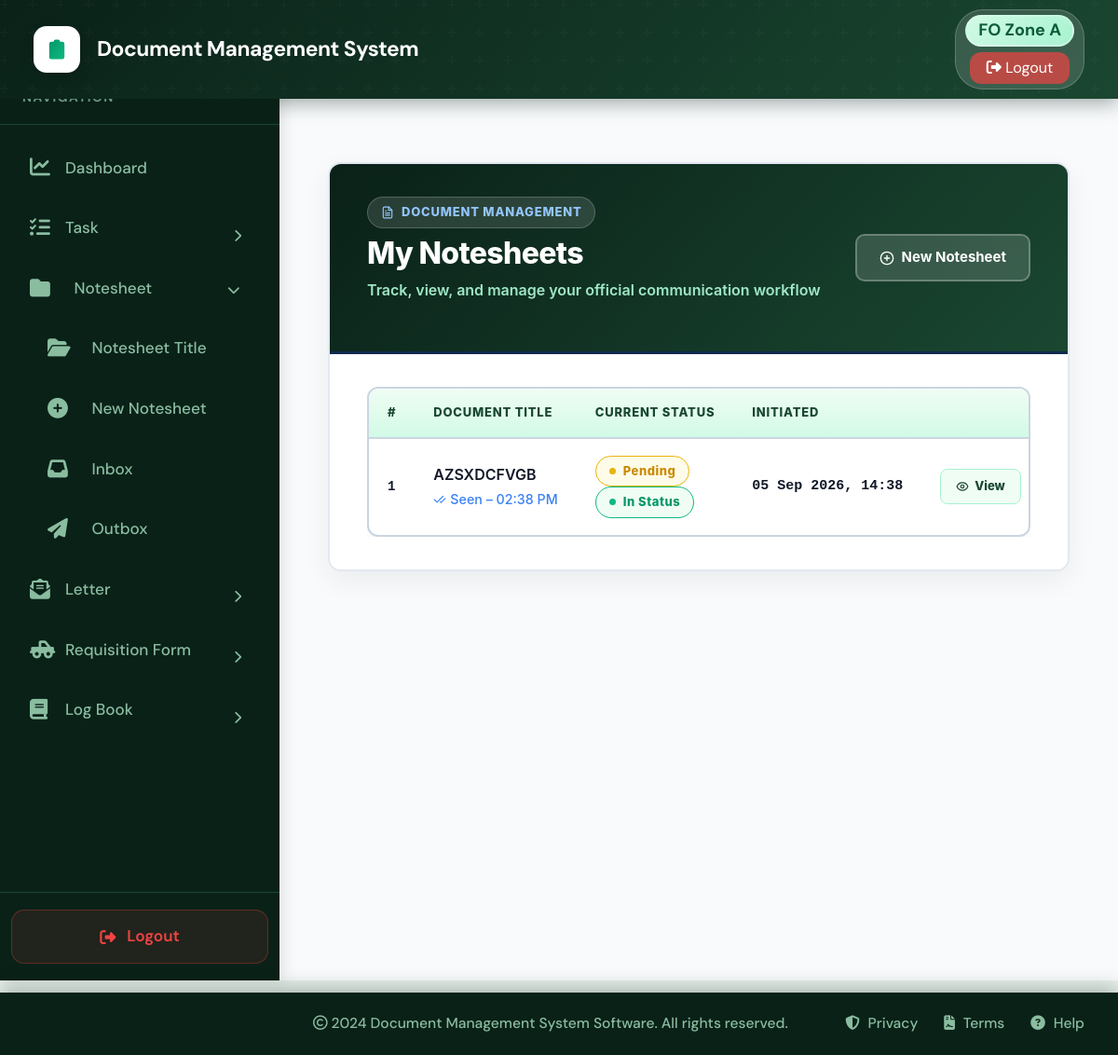
/notesheet/my/ (signed in), run on the app's committed database.
### core/models.py (models this page shows, shortened)
class Notesheet(models.Model):
    STATUS_CHOICES = (
        ('Pending', 'Pending'),
        ('In Progress', 'Seen'),
        ('Returned', 'Returned'),
        ('Completed', 'Completed'),
    )
    file = models.ForeignKey(File, on_delete=models.CASCADE, related_name='notesheets', null=True, blank=True)
    title = models.CharField(max_length=200, db_index=True)
    created_by = models.ForeignKey(User, on_delete=models.CASCADE, related_name="created_notesheets")
    current_holder = models.ForeignKey(User, on_delete=models.SET_NULL, null=True, blank=True, related_name="notesheets_in_hand")
    status = models.CharField(max_length=20, choices=STATUS_CHOICES, default="Pending", db_index=True)
    due_date = models.DateField(null=True, blank=True, db_index=True)
    is_seen = models.BooleanField(default=False)
    seen_at = models.DateTimeField(null=True, blank=True)
    created_at = models.DateTimeField(auto_now_add=True)
    updated_at = models.DateTimeField(auto_now=True)
    class Meta:
        ordering = ['-created_at']

### core/views.py (the view)
# urls.py: path('notesheet/my/', views.my_notesheets, name='my_notesheets'),
@login_required
def my_notesheets(request):
    task_notesheets = Task.objects.filter(assigned_to=request.user)
    notesheet_items = Notesheet.objects.filter(
        Q(current_holder=request.user) | Q(created_by=request.user)
    ).distinct()
    combined_notesheets = sorted(
        list(task_notesheets) + list(notesheet_items),
        key=lambda item: item.created_at,
        reverse=True
    )
    return render(request, "my_notesheets.html", {"notesheets": combined_notesheets})

### core/context_processors.py (called while the page is built)
def unread_notesheets(request):
    if request.user.is_authenticated:
        notesheets_count = Notesheet.objects.filter(
            current_holder=request.user,
            is_seen=False
        ).count()
        return {
            'unread_notesheets_count': notesheets_count,
        }
    return {
        'unread_notesheets_count': 0,
    }

def notifications_processor(request):
    if request.user.is_authenticated:
        unread_notifications = Notification.objects.filter(recipient=request.user, is_read=False)[:5]
        unread_count = Notification.objects.filter(recipient=request.user, is_read=False).count()
        return {
            'unread_notifications': unread_notifications,
            'unread_notifications_count': unread_count
        }
    return {}

### core/templates/my_notesheets.html (shortened to what this page needs)
{% extends 'base.html' %}
{% load static %}
{% block content %}
<div class="page-container">
  <main>
    <article class="dashboard-card" aria-labelledby="dashboard-title">
      <header class="card-header col-12">
        <div class="ns-header-content">
          <div class="header-badge">
            Document Management
          </div>
          <h1 id="dashboard-title" class="header-title">
            My Notesheets
          </h1>
          <p class="header-subtitle">Track, view, and manage your official communication workflow</p>
        </div>
        <a href="{% url 'initiate_notesheet' %}" class="btn-primary">
          <svg class="btn-primary__icon" viewBox="0 0 24 24" fill="none" stroke="currentColor" stroke-width="2"
            stroke-linecap="round" stroke-linejoin="round" aria-hidden="true">
            <circle cx="12" cy="12" r="10" />
            <line x1="12" y1="8" x2="12" y2="16" />
            <line x1="8" y1="12" x2="16" y2="12" />
          </svg>
          <span>New Notesheet</span>
        </a>
      </header>
      <div class="card-body">
        {% if notesheets %}
        <div class="table-responsive">
          <div class="table-container">
            <table class="data-table">
              <thead>
                <tr>
                  <th scope="col">#</th>
                  <th scope="col">Document Title</th>
                  <th scope="col">Current Status</th>
                  <th scope="col">Initiated</th>
                  <th scope="col">
                  </th>
                </tr>
              </thead>
              <tbody>
                {% for note in notesheets %}
                <tr style="animation-delay: {{ forloop.counter0 }}00ms">
                  <td class="cell-index">{{ forloop.counter }}</td>
                  <td class="cell-title">
                    <div title="{{ note.title }}" style="font-weight: 600; color: var(--color-primary-900);">{{ note.title }}</div>
                    <div
                      style="font-size: 0.75rem; color: var(--color-gray-500); margin-top: 4px; display: flex; align-items: center; gap: 4px;">
                      {% if note.is_seen %}
                      <svg width="14" height="14" viewBox="0 0 24 24" fill="none" stroke="currentColor" stroke-width="2"
                        stroke-linecap="round" stroke-linejoin="round" style="color: #3b82f6;">
                        <path d="M18 6 7 17l-5-5" />
                        <path d="m22 10-7.5 7.5L13 16" />
                      </svg>
                      <span style="color: #3b82f6; font-weight: 500;">
                        Seen – {{ note.seen_at|date:"h:i A" }}
                      </span>
                      {% else %}
                      <svg width="14" height="14" viewBox="0 0 24 24" fill="none" stroke="currentColor" stroke-width="2"
                        stroke-linecap="round" stroke-linejoin="round">
                        <polyline points="20 6 9 17 4 12"></polyline>
                      </svg>
                      <span>Sent</span>
                      {% endif %}
                    </div>
                  </td>
                  <td>
                    {% with display_status=note.get_status_display|lower %}
                    {% if display_status == 'pending' %}
                    <span class="status-badge status-badge--pending">
                      Pending
                    </span>
                    <!-- {% elif display_status == 'seen' or display_status == 'in progress' or display_status == 'in status'
                    %} -->
                    <span class="status-badge status-badge--in-status">
                      In Status
                    </span>
                    {% elif display_status == 'approved' %}
                    <span class="status-badge status-badge--approved">
                      Approved
                    </span>
                    {% elif display_status == 'forwarded' %}
                    <span class="status-badge status-badge--forwarded">
                      Forwarded
                    </span>
                    {% elif display_status == 'rejected' %}
                    <span class="status-badge status-badge--rejected">
                      Rejected
                    </span>
                    {% else %}
                    <span class="status-badge status-badge--default">
                      In Status
                    </span>
                    {% endif %}
                    {% endwith %}
                  </td>
                  <td class="cell-date">
                    <time datetime="{{ note.created_at|date:'c' }}">
                      {{ note.created_at|date:"d M Y, H:i" }}
                    </time>
                  </td>
                  <td class="cell-actions">
                    <div class="action-stack">
                      <a href="{% url 'view_notesheet' note.id %}" class="btn-action btn-action--view"
                        aria-label="View {{ note.title }}">
                        <svg class="btn-action__icon" viewBox="0 0 24 24" fill="none" stroke="currentColor"
                          stroke-width="2" stroke-linecap="round" stroke-linejoin="round" aria-hidden="true">
                          <path d="M2 12s3-7 10-7 10 7 10 7-3 7-10 7-10-7-10-7Z" />
                          <circle cx="12" cy="12" r="3" />
                        </svg>
                        <span>View</span>
                      </a>
                    </div>
                  </td>
                </tr>
                {% endfor %}
              </tbody>
            </table>
          </div>
        </div>
        {% endif %}
      </div>
    </article>
  </main>
</div>
{% endblock %}

### core/templates/base.html (style rules this page uses)
:root { --primary-color: #10b981; --primary-dark: #059669; --primary-light: #34d399; --secondary-color: #1a4731; --dark-bg: #0d2b1e; --sidebar-bg: #0a2118; --hover-bg: #1a4731; --text-light: #8abda0; --text-dark: #0d2b1e; --border-color: #1a4731; --success: #10b981; --warning: #f59e0b; --danger: #ef4444; --info: #06b6d4; }
* { margin: 0; padding: 0; box-sizing: border-box; }
html { font-size: 19px; }
body { font-family: 'DM Sans', -apple-system, BlinkMacSystemFont, 'Segoe UI', sans-serif; background-color: #e8f0eb; min-height: 100vh; display: flex; flex-direction: column; font-size: 1rem; }

### data on the page
Notesheet: title "AZSXDCFVGB", seen_at "02:38 PM", created_at "05 Sep 2026, 14:38"
